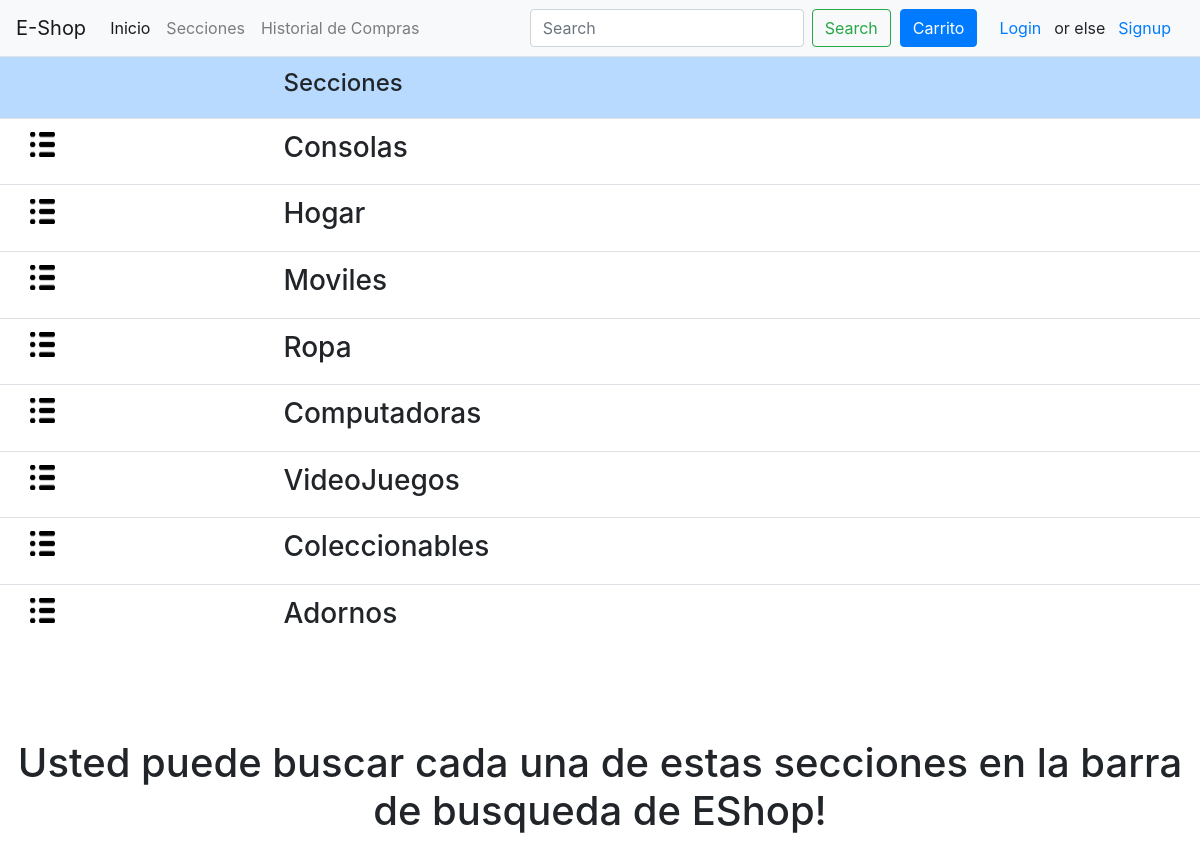
Screenshot of /secciones/ with the database file from the repository.
### eshop/models.py (models this page shows, shortened)
class seccion(models.Model):
	seccion = models.CharField(max_length=256)

### eshop/views.py (the view)
# urls.py: path('secciones/', views.secciones, name="secciones"),
def secciones(request):
	lol = 0
	queryCONTADORCARRITO = Producto.objects.filter(carritochecker=True)
	lol = queryCONTADORCARRITO.count()
	prd = seccion.objects.all()
	context = {
		"lol":lol,
		"stars":prd,
	}
	return render(request, "eshop/secciones.html", context)

### templates/eshop/secciones.html (shortened to what this page needs)
{% extends "base.html" %}
{% block content %}
<table class="table table-stripped table-hover">
	<th class="table-primary" style="text-align:left;"> </th>
	<th class="table-primary" style="text-align:left;"><strong><h4>Secciones</h4></strong></th>
		{% for s in stars %}
		<tr>
			<td><big style="vertical-align: text-top;"><strong>&nbsp;&nbsp;&nbsp;&nbsp;</strong></big><img style="text-align:right;" align="top" src="/media/proyecto/seccion.jpg" height="25" width="25"></td>
			<td><h3 style="text-align:left;">{{ s.seccion }}</h3></td>
		</tr>
		{% endfor %}
</table>
<br>
<br><br>
<center><h1>Usted puede buscar cada una de estas secciones en la barra de busqueda de EShop!</h1>
	</center>
{% endblock %}

### rows the page displays
seccion: seccion "Consolas"
seccion: seccion "Hogar"
seccion: seccion "Moviles"
seccion: seccion "Ropa"
seccion: seccion "Computadoras"
seccion: seccion "VideoJuegos"
seccion: seccion "Coleccionables"
seccion: seccion "Adornos"
